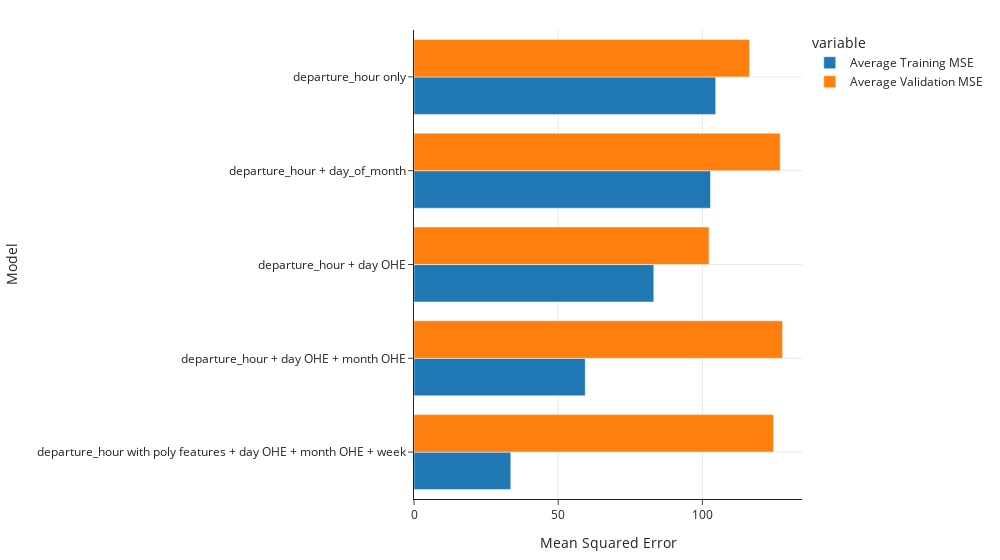

The notebook cell this image was saved under:
### Markdown cell above
- Here, we won't be able to use `GridSearchCV` directly, because we're choosing between many different pipelines, **not** between hyperparameters for a particular pipeline.

### Code cell
results = pd.DataFrame(columns=['Average Training MSE', 'Average Validation MSE'])
for pipe in pipes:
    fitted = GridSearchCV(
        pipes[pipe],
        param_grid={}, # No hyperparameters, but we could have them.
        scoring='neg_mean_squared_error',
        cv=10, # Change this and see what happens!,
        return_train_score=True # So that we can compute training MSEs, too.
    )
    fitted.fit(X_train, y_train)
    results.loc[pipe] = [-fitted.cv_results_['mean_train_score'][0], -fitted.cv_results_['mean_test_score'][0]]
commute_models_summarized = (
    results
    .sort_values('Average Training MSE')
    .plot(kind='barh', barmode='group', width=1000)
    .update_layout(xaxis_title='Mean Squared Error', yaxis_title='Model')
)
commute_models_summarized

### Figure 1 — Plotly figure (JSON) as saved in the notebook; plotly's stock layout.template omitted (floating-point values rounded to 4 significant figures)
{"data": [{"alignmentgroup": "True", "hovertemplate": "variable=Average Training MSE<br>value=%{x}<br>index=%{y}<extra></extra>", "legendgroup": "Average Training MSE", "marker": {"color": "#1F77B4", "pattern": {"shape": ""}}, "name": "Average Training MSE", "offsetgroup": "Average Training MSE", "orientation": "h", "showlegend": true, "textposition": "auto", "type": "bar", "x": [33.56, 59.38, 83.15, 102.8, 104.6], "xaxis": "x", "y": ["departure_hour with poly features + day OHE + month OHE + week", "departure_hour + day OHE + month OHE", "departure_hour + day OHE", "departure_hour + day_of_month", "departure_hour only"], "yaxis": "y"}, {"alignmentgroup": "True", "hovertemplate": "variable=Average Validation MSE<br>value=%{x}<br>index=%{y}<extra></extra>", "legendgroup": "Average Validation MSE", "marker": {"color": "#FF7F0E", "pattern": {"shape": ""}}, "name": "Average Validation MSE", "offsetgroup": "Average Validation MSE", "orientation": "h", "showlegend": true, "textposition": "auto", "type": "bar", "x": [124.7, 127.8, 102.3, 127.0, 116.3], "xaxis": "x", "y": ["departure_hour with poly features + day OHE + month OHE + week", "departure_hour + day OHE + month OHE", "departure_hour + day OHE", "departure_hour + day_of_month", "departure_hour only"], "yaxis": "y"}], "layout": {"barmode": "group", "legend": {"title": {"text": "variable"}, "tracegroupgap": 0}, "width": 1000, "xaxis": {"anchor": "y", "domain": [0, 1], "title": {"text": "Mean Squared Error"}}, "yaxis": {"anchor": "x", "domain": [0, 1], "title": {"text": "Model"}}}}
